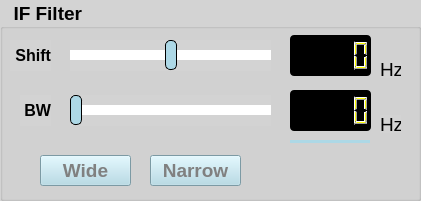
     <widget class="QGroupBox" name="IF_filter_groupBox">
      <property name="geometry">
       <rect>
        <x>750</x>
        <y>340</y>
        <width>421</width>
        <height>201</height>
       </rect>
      </property>
      <property name="font">
       <font>
        <pointsize>14</pointsize>
        <bold>true</bold>
       </font>
      </property>
      <property name="styleSheet">
       <string notr="true">QWidget{ background-color: lightgray;}</string>
      </property>
      <property name="title">
       <string>  IF Filter</string>
      </property>
      <widget class="QSlider" name="IF_filter_shift_horizontalSlider">
       <property name="geometry">
        <rect>
         <x>70</x>
         <y>40</y>
         <width>201</width>
         <height>31</height>
        </rect>
       </property>
       <property name="layoutDirection">
        <enum>Qt::LayoutDirection::LeftToRight</enum>
       </property>
       <property name="styleSheet">
        <string notr="true">QSlider::groove:horizontal{background: lightgray; height: 10px; border-radius: 3px;}
QSlider::handle:horizontal{background: lightblue; border: 1px solid black; width: 10px; height: 30px; margin-top: -10px; margin-bottom: -10px; border-radius: 5px;}
QSlider::sub-page:horizontal{background: white;}
QSlider::add-page:horizontal{background: white;}
QSlider:disabled{color: darkgrey;}
QSlider:handle:disabled{background-color: darkgrey;  color: darkgrey;}</string>
       </property>
       <property name="minimum">
        <number>-60</number>
       </property>
       <property name="maximum">
        <number>60</number>
       </property>
       <property name="orientation">
        <enum>Qt::Orientation::Horizontal</enum>
       </property>
      </widget>
      <widget class="QPushButton" name="IF_filter_BW_wide_pushButton">
       <property name="geometry">
        <rect>
         <x>40</x>
         <y>155</y>
         <width>91</width>
         <height>31</height>
        </rect>
       </property>
       <property name="font">
        <font>
         <pointsize>14</pointsize>
         <bold>true</bold>
        </font>
       </property>
       <property name="styleSheet">
        <string notr="true">QPushButton{ background-color: lightblue; color: grey}
QPushButton::checked{ background-color: red; color: black}</string>
       </property>
       <property name="text">
        <string>Wide</string>
       </property>
       <property name="checkable">
        <bool>true</bool>
       </property>
       <attribute name="buttonGroup">
        <string notr="true">IF_buttonGroup</string>
       </attribute>
      </widget>
      <widget class="QLCDNumber" name="IF_filter_shift_lcdNumber">
       <property name="geometry">
        <rect>
         <x>290</x>
         <y>35</y>
         <width>81</width>
         <height>41</height>
        </rect>
       </property>
       <property name="styleSheet">
        <string notr="true">QWidget{ border: 2px black; background-color: black;border-radius: 4px;}
QLCDNumber {color: yellow;}</string>
       </property>
       <property name="digitCount">
        <number>5</number>
       </property>
      </widget>
      <widget class="QLabel" name="IF_filter_label_3">
       <property name="geometry">
        <rect>
         <x>380</x>
         <y>60</y>
         <width>21</width>
         <height>18</height>
        </rect>
       </property>
       <property name="font">
        <font>
         <pointsize>14</pointsize>
        </font>
       </property>
       <property name="text">
        <string>Hz</string>
       </property>
      </widget>
      <widget class="QSlider" name="IF_filter_BW_horizontalSlider">
       <property name="geometry">
        <rect>
         <x>70</x>
         <y>95</y>
         <width>201</width>
         <height>31</height>
        </rect>
       </property>
       <property name="layoutDirection">
        <enum>Qt::LayoutDirection::LeftToRight</enum>
       </property>
       <property name="styleSheet">
        <string notr="true">QSlider::groove:horizontal{background: lightgray; height: 10px; border-radius: 3px;}
QSlider::handle:horizontal{background: lightblue; border: 1px solid black; width: 10px; height: 30px; margin-top: -10px; margin-bottom: -10px; border-radius: 5px;}
QSlider::sub-page:horizontal{background: white;}
QSlider::add-page:horizontal{background: white;}
QSlider:disabled{color: darkgrey;}
QSlider:handle:disabled{background-color: darkgrey;  color: darkgrey;}</string>
       </property>
       <property name="minimum">
        <number>0</number>
       </property>
       <property name="maximum">
        <number>21</number>
       </property>
       <property name="pageStep">
        <number>1</number>
       </property>
       <property name="orientation">
        <enum>Qt::Orientation::Horizontal</enum>
       </property>
      </widget>
      <widget class="QLabel" name="IF_filter_label_1">
       <property name="geometry">
        <rect>
         <x>10</x>
         <y>40</y>
         <width>41</width>
         <height>31</height>
        </rect>
       </property>
       <property name="font">
        <font>
         <pointsize>12</pointsize>
         <bold>true</bold>
        </font>
       </property>
       <property name="text">
        <string>Shift</string>
       </property>
       <property name="alignment">
        <set>Qt::AlignmentFlag::AlignRight|Qt::AlignmentFlag::AlignTrailing|Qt::AlignmentFlag::AlignVCenter</set>
       </property>
      </widget>
      <widget class="QLabel" name="IF_filter_label_2">
       <property name="geometry">
        <rect>
         <x>20</x>
         <y>95</y>
         <width>31</width>
         <height>31</height>
        </rect>
       </property>
       <property name="font">
        <font>
         <pointsize>12</pointsize>
         <bold>true</bold>
        </font>
       </property>
       <property name="text">
        <string>BW</string>
       </property>
       <property name="alignment">
        <set>Qt::AlignmentFlag::AlignRight|Qt::AlignmentFlag::AlignTrailing|Qt::AlignmentFlag::AlignVCenter</set>
       </property>
      </widget>
      <widget class="QLabel" name="IF_filter_label_4">
       <property name="geometry">
        <rect>
         <x>380</x>
         <y>115</y>
         <width>21</width>
         <height>18</height>
        </rect>
       </property>
       <property name="font">
        <font>
         <pointsize>14</pointsize>
        </font>
       </property>
       <property name="text">
        <string>Hz</string>
       </property>
      </widget>
      <widget class="QLCDNumber" name="IF_filter_BW_lcdNumber">
       <property name="geometry">
        <rect>
         <x>290</x>
         <y>90</y>
         <width>81</width>
         <height>41</height>
        </rect>
       </property>
       <property name="styleSheet">
        <string notr="true">QWidget{ border: 2px black; background-color: black;border-radius: 4px;}
QLCDNumber {color: yellow;}</string>
       </property>
       <property name="digitCount">
        <number>5</number>
       </property>
      </widget>
      <widget class="QPushButton" name="IF_filter_BW_narrow_pushButton">
       <property name="geometry">
        <rect>
         <x>150</x>
         <y>155</y>
         <width>91</width>
         <height>31</height>
        </rect>
       </property>
       <property name="font">
        <font>
         <pointsize>14</pointsize>
         <bold>true</bold>
        </font>
       </property>
       <property name="styleSheet">
        <string notr="true">QPushButton{ background-color: lightblue; color: grey}
QPushButton::checked{ background-color: red; color: black}</string>
       </property>
       <property name="text">
        <string>Narrow</string>
       </property>
       <property name="checkable">
        <bool>true</bool>
       </property>
       <attribute name="buttonGroup">
        <string notr="true">IF_buttonGroup</string>
       </attribute>
      </widget>
      <widget class="Line" name="IF_filter_line">
       <property name="geometry">
        <rect>
         <x>290</x>
         <y>140</y>
         <width>80</width>
         <height>3</height>
        </rect>
       </property>
       <property name="styleSheet">
        <string notr="true">QFrame{ border: none; background-color: lightblue;}</string>
       </property>
       <property name="orientation">
        <enum>Qt::Orientation::Horizontal</enum>
       </property>
      </widget>
     </widget>
